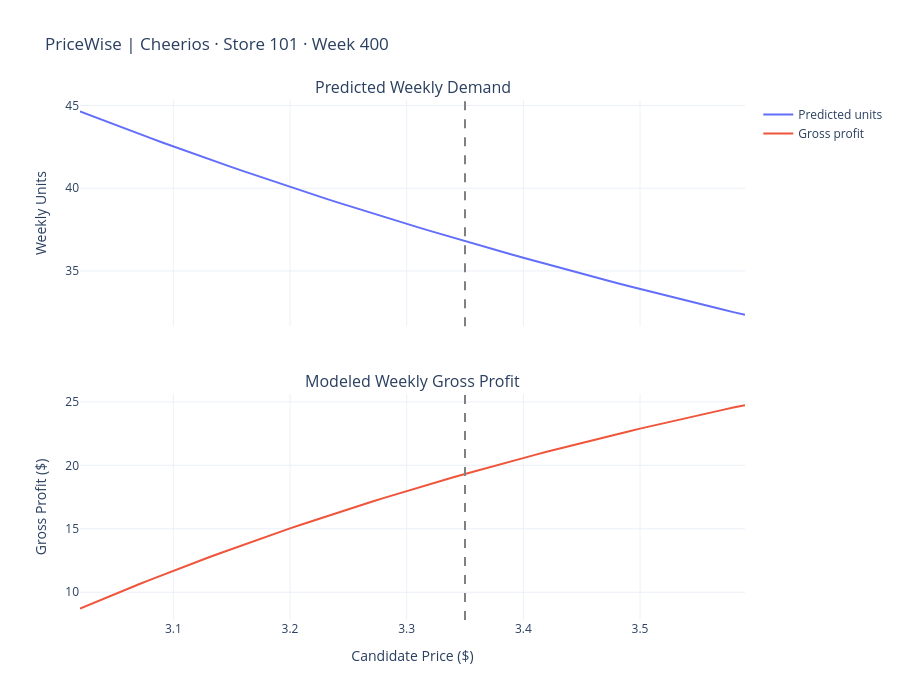

The notebook cell saved with this chart:
### Code cell
# PriceWise — Profit scenario visualization

from pricewise.pricing.engine import PricingEngine
from pricewise.pricing.policy import PricingPolicy
from pricewise.ml.inference import OnnxDemandPredictor

from plotly.subplots import make_subplots
import plotly.graph_objects as go

engine = PricingEngine(
    policy=PricingPolicy(
        ROOT / "models/pricewise_policy.json"
    ),
    predictor=OnnxDemandPredictor(
        ROOT / "models/pricewise_rf.onnx"
    ),
)

simulation = engine.evaluate(
    sales,
    upc="1600066610",
    store=101,
    forecast_week=400,
)

scenarios = simulation.scenarios

fig = make_subplots(
    rows=2,
    cols=1,
    shared_xaxes=True,
    subplot_titles=[
        "Predicted Weekly Demand",
        "Modeled Weekly Gross Profit",
    ],
    vertical_spacing=0.13,
)

fig.add_trace(
    go.Scatter(
        x=scenarios["price"],
        y=scenarios["predicted_units"],
        mode="lines",
        name="Predicted units",
    ),
    row=1, col=1,
)

fig.add_trace(
    go.Scatter(
        x=scenarios["price"],
        y=scenarios["gross_profit"],
        mode="lines",
        name="Gross profit",
    ),
    row=2, col=1,
)

fig.add_vline(
    x=simulation.reference_price,
    line_dash="dash",
    line_color="gray",
)

fig.update_yaxes(
    title_text="Weekly Units",
    row=1, col=1,
)

fig.update_yaxes(
    title_text="Gross Profit ($)",
    row=2, col=1,
)

fig.update_xaxes(
    title_text="Candidate Price ($)",
    row=2, col=1,
)

fig.update_layout(
    title="PriceWise | Cheerios · Store 101 · Week 400",
    height=700,
    template="plotly_white",
    hovermode="x unified",
)

fig.show()

### Figure 1 — Plotly figure (JSON) as saved in the notebook; plotly's stock layout.template omitted (floating-point values rounded to 4 significant figures)
{"data": [{"mode": "lines", "name": "Predicted units", "type": "scatter", "x": [3.02, 3.03, 3.04, 3.05, 3.06, 3.07, 3.08, 3.09, 3.1, 3.11, 3.12, 3.13, 3.14, 3.15, 3.16, 3.17, 3.18, 3.19, 3.2, 3.21, 3.22, 3.23, 3.24, 3.25, 3.26, 3.27, 3.28, 3.29, 3.3, 3.31, 3.32, 3.33, 3.34, 3.35, 3.36, 3.37, 3.38, 3.39, 3.4, 3.41, 3.42, 3.43, 3.44, 3.45, 3.46, 3.47, 3.48, 3.49, 3.5, 3.51, 3.52, 3.53, 3.54, 3.55, 3.56, 3.57, 3.58, 3.59], "xaxis": "x", "y": [44.64, 44.37, 44.1, 43.83, 43.56, 43.3, 43.04, 42.78, 42.52, 42.27, 42.01, 41.76, 41.52, 41.27, 41.03, 40.79, 40.55, 40.31, 40.08, 39.85, 39.62, 39.39, 39.16, 38.94, 38.71, 38.49, 38.28, 38.06, 37.84, 37.63, 37.42, 37.21, 37.0, 36.8, 36.59, 36.39, 36.19, 35.99, 35.8, 35.6, 35.41, 35.21, 35.02, 34.84, 34.65, 34.46, 34.28, 34.09, 33.91, 33.73, 33.56, 33.38, 33.2, 33.03, 32.86, 32.68, 32.51, 32.35], "yaxis": "y"}, {"mode": "lines", "name": "Gross profit", "type": "scatter", "x": [3.02, 3.03, 3.04, 3.05, 3.06, 3.07, 3.08, 3.09, 3.1, 3.11, 3.12, 3.13, 3.14, 3.15, 3.16, 3.17, 3.18, 3.19, 3.2, 3.21, 3.22, 3.23, 3.24, 3.25, 3.26, 3.27, 3.28, 3.29, 3.3, 3.31, 3.32, 3.33, 3.34, 3.35, 3.36, 3.37, 3.38, 3.39, 3.4, 3.41, 3.42, 3.43, 3.44, 3.45, 3.46, 3.47, 3.48, 3.49, 3.5, 3.51, 3.52, 3.53, 3.54, 3.55, 3.56, 3.57, 3.58, 3.59], "xaxis": "x2", "y": [8.703, 9.093, 9.479, 9.859, 10.23, 10.61, 10.97, 11.33, 11.69, 12.04, 12.39, 12.74, 13.08, 13.41, 13.74, 14.07, 14.39, 14.71, 15.03, 15.34, 15.65, 15.95, 16.25, 16.55, 16.84, 17.13, 17.41, 17.7, 17.97, 18.25, 18.52, 18.79, 19.05, 19.32, 19.58, 19.83, 20.08, 20.33, 20.58, 20.82, 21.07, 21.3, 21.54, 21.77, 22.0, 22.23, 22.45, 22.67, 22.89, 23.11, 23.32, 23.53, 23.74, 23.94, 24.15, 24.35, 24.55, 24.74], "yaxis": "y2"}], "layout": {"annotations": [{"font": {"size": 16}, "showarrow": false, "text": "Predicted Weekly Demand", "x": 0.5, "xanchor": "center", "xref": "paper", "y": 1, "yanchor": "bottom", "yref": "paper"}, {"font": {"size": 16}, "showarrow": false, "text": "Modeled Weekly Gross Profit", "x": 0.5, "xanchor": "center", "xref": "paper", "y": 0.435, "yanchor": "bottom", "yref": "paper"}], "height": 700, "hovermode": "x unified", "shapes": [{"line": {"color": "gray", "dash": "dash"}, "type": "line", "x0": 3.35, "x1": 3.35, "xref": "x", "y0": 0, "y1": 1, "yref": "y domain"}, {"line": {"color": "gray", "dash": "dash"}, "type": "line", "x0": 3.35, "x1": 3.35, "xref": "x2", "y0": 0, "y1": 1, "yref": "y2 domain"}], "title": {"text": "PriceWise | Cheerios · Store 101 · Week 400"}, "xaxis": {"anchor": "y", "domain": [0, 1], "matches": "x2", "showticklabels": false}, "xaxis2": {"anchor": "y2", "domain": [0, 1], "title": {"text": "Candidate Price ($)"}}, "yaxis": {"anchor": "x", "domain": [0.565, 1], "title": {"text": "Weekly Units"}}, "yaxis2": {"anchor": "x2", "domain": [0, 0.435], "title": {"text": "Gross Profit ($)"}}}}
